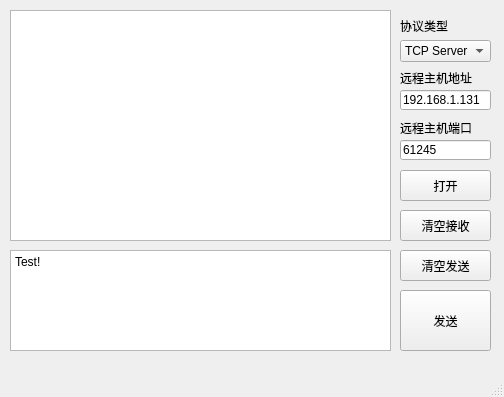
<?xml version="1.0" encoding="UTF-8"?>
<ui version="4.0">
 <class>MainWindow</class>
 <widget class="QMainWindow" name="MainWindow">
  <property name="geometry">
   <rect>
    <x>0</x>
    <y>0</y>
    <width>504</width>
    <height>397</height>
   </rect>
  </property>
  <property name="minimumSize">
   <size>
    <width>504</width>
    <height>397</height>
   </size>
  </property>
  <property name="maximumSize">
   <size>
    <width>504</width>
    <height>600</height>
   </size>
  </property>
  <property name="windowTitle">
   <string>网络助手</string>
  </property>
  <widget class="QWidget" name="centralwidget">
   <widget class="QTextBrowser" name="textBrowser">
    <property name="geometry">
     <rect>
      <x>10</x>
      <y>10</y>
      <width>381</width>
      <height>231</height>
     </rect>
    </property>
   </widget>
   <widget class="QTextEdit" name="textEdit">
    <property name="geometry">
     <rect>
      <x>10</x>
      <y>250</y>
      <width>381</width>
      <height>101</height>
     </rect>
    </property>
    <property name="html">
     <string>&lt;!DOCTYPE HTML PUBLIC &quot;-//W3C//DTD HTML 4.0//EN&quot; &quot;http://www.w3.org/TR/REC-html40/strict.dtd&quot;&gt;
&lt;html&gt;&lt;head&gt;&lt;meta name=&quot;qrichtext&quot; content=&quot;1&quot; /&gt;&lt;style type=&quot;text/css&quot;&gt;
p, li { white-space: pre-wrap; }
&lt;/style&gt;&lt;/head&gt;&lt;body style=&quot; font-family:'SimSun'; font-size:9pt; font-weight:400; font-style:normal;&quot;&gt;
&lt;p style=&quot; margin-top:0px; margin-bottom:0px; margin-left:0px; margin-right:0px; -qt-block-indent:0; text-indent:0px;&quot;&gt;&lt;span style=&quot; font-family:'SimSun';&quot;&gt;Test!&lt;/span&gt;&lt;/p&gt;&lt;/body&gt;&lt;/html&gt;</string>
    </property>
   </widget>
   <widget class="QLineEdit" name="lineEdit">
    <property name="geometry">
     <rect>
      <x>400</x>
      <y>90</y>
      <width>91</width>
      <height>20</height>
     </rect>
    </property>
    <property name="text">
     <string>192.168.1.131</string>
    </property>
   </widget>
   <widget class="QLineEdit" name="lineEdit_2">
    <property name="geometry">
     <rect>
      <x>400</x>
      <y>140</y>
      <width>91</width>
      <height>20</height>
     </rect>
    </property>
    <property name="text">
     <string>61245</string>
    </property>
   </widget>
   <widget class="QPushButton" name="pushButton">
    <property name="geometry">
     <rect>
      <x>400</x>
      <y>170</y>
      <width>91</width>
      <height>31</height>
     </rect>
    </property>
    <property name="text">
     <string>打开</string>
    </property>
    <property name="checkable">
     <bool>true</bool>
    </property>
    <property name="autoExclusive">
     <bool>false</bool>
    </property>
   </widget>
   <widget class="QPushButton" name="pushButton_2">
    <property name="geometry">
     <rect>
      <x>400</x>
      <y>290</y>
      <width>91</width>
      <height>61</height>
     </rect>
    </property>
    <property name="text">
     <string>发送</string>
    </property>
   </widget>
   <widget class="QLabel" name="label">
    <property name="geometry">
     <rect>
      <x>400</x>
      <y>70</y>
      <width>81</width>
      <height>16</height>
     </rect>
    </property>
    <property name="text">
     <string>远程主机地址</string>
    </property>
   </widget>
   <widget class="QLabel" name="label_2">
    <property name="geometry">
     <rect>
      <x>400</x>
      <y>120</y>
      <width>81</width>
      <height>16</height>
     </rect>
    </property>
    <property name="text">
     <string>远程主机端口</string>
    </property>
   </widget>
   <widget class="QComboBox" name="comboBox">
    <property name="geometry">
     <rect>
      <x>400</x>
      <y>40</y>
      <width>91</width>
      <height>22</height>
     </rect>
    </property>
    <item>
     <property name="text">
      <string>TCP Server</string>
     </property>
    </item>
    <item>
     <property name="text">
      <string>TCP Client</string>
     </property>
    </item>
   </widget>
   <widget class="QLabel" name="label_3">
    <property name="geometry">
     <rect>
      <x>400</x>
      <y>20</y>
      <width>54</width>
      <height>12</height>
     </rect>
    </property>
    <property name="text">
     <string>协议类型</string>
    </property>
   </widget>
   <widget class="QPushButton" name="pushButton_3">
    <property name="geometry">
     <rect>
      <x>400</x>
      <y>210</y>
      <width>91</width>
      <height>31</height>
     </rect>
    </property>
    <property name="text">
     <string>清空接收</string>
    </property>
   </widget>
   <widget class="QPushButton" name="pushButton_4">
    <property name="geometry">
     <rect>
      <x>400</x>
      <y>250</y>
      <width>91</width>
      <height>31</height>
     </rect>
    </property>
    <property name="text">
     <string>清空发送</string>
    </property>
   </widget>
  </widget>
  <widget class="QMenuBar" name="menubar">
   <property name="geometry">
    <rect>
     <x>0</x>
     <y>0</y>
     <width>504</width>
     <height>23</height>
    </rect>
   </property>
  </widget>
  <widget class="QStatusBar" name="statusbar"/>
 </widget>
 <resources/>
 <connections/>
</ui>
